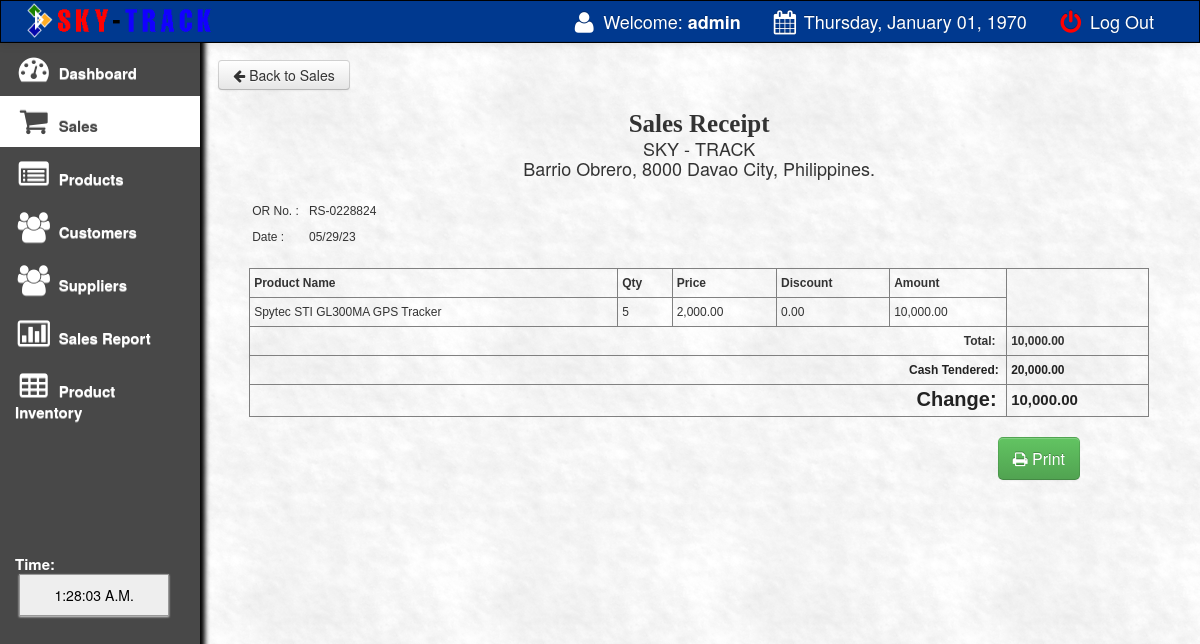
The page /main/preview.php?invoice=RS-0228824 (signed in) on the database its author committed.
### tables this page shows
CREATE TABLE `sales` (
  `transaction_id` int(11) NOT NULL,
  `invoice_number` varchar(100) NOT NULL,
  `cashier` varchar(100) NOT NULL,
  `date` varchar(100) NOT NULL,
  `type` varchar(100) NOT NULL,
  `amount` varchar(100) NOT NULL,
  `profit` varchar(100) NOT NULL,
  `due_date` varchar(100) NOT NULL,
  `name` varchar(100) NOT NULL,
  `balance` varchar(100) NOT NULL,
  `product_name` varchar(100) NOT NULL
);

CREATE TABLE `sales_order` (
  `transaction_id` int(11) NOT NULL,
  `invoice` varchar(100) NOT NULL,
  `product` varchar(100) NOT NULL,
  `qty` varchar(100) NOT NULL,
  `amount` varchar(100) NOT NULL,
  `profit` varchar(100) NOT NULL,
  `name` varchar(200) NOT NULL,
  `price` varchar(100) NOT NULL,
  `discount` varchar(100) NOT NULL,
  `date` varchar(500) NOT NULL,
  `description` varchar(500) NOT NULL
);

### main/preview.php (the view, shortened to what this page needs)
<!DOCTYPE html>
<html>
<head>
 <link href="css/bootstrap.css" rel="stylesheet">
    <link rel="stylesheet" type="text/css" href="css/DT_bootstrap.css">
  <link rel="stylesheet" href="css/font-awesome.min.css">
    <link href="css/bootstrap-responsive.css" rel="stylesheet">
<link href="../style.css" media="screen" rel="stylesheet" type="text/css" />
<link href="src/facebox.css" media="screen" rel="stylesheet" type="text/css" />
<?php
$invoice=$_GET['invoice'];
include('../connect.php');
$result = $db->prepare("SELECT * FROM sales WHERE invoice_number= :userid");
$result->bindParam(':userid', $invoice);
$result->execute();
for($i=0; $row = $result->fetch(); $i++){
$invoice=$row['invoice_number'];
$date=$row['date'];
$cash=$row['due_date'];
$pt=$row['type'];
$am=$row['amount'];
if($pt=='cash'){
$cash=$row['due_date'];
$amount=$cash-$am;
}
}
?>
<?php
function createRandomPassword() {
	$chars = "003232303232023232023456789";
	$i = 0;
	$pass = '' ;
	while ($i <= 7) {
		$num = rand() % 33;
		$tmp = substr($chars, $num, 1);
		$pass = $pass . $tmp;
		$i++;
	}
	return $pass;
}
$finalcode='RS-'.createRandomPassword();
?>
<body>
<?php include('navfixed.php');?>
	<div class="container-fluid">
      <div class="row-fluid">
	<div class="span2">
             <div class="well sidebar-nav">
                 <ul class="nav nav-list">
              <li><a href="index.php"><i class="icon-dashboard icon-2x"></i> Dashboard </a></li>
			<li class="active"><a href="sales.php?id=cash&invoice"><i class="icon-shopping-cart icon-2x"></i> Sales</a>  </li>
			<li><a href="products.php"><i class="icon-list-alt icon-2x"></i> Products</a>                                     </li>
			<li><a href="customer.php"><i class="icon-group icon-2x"></i> Customers</a>                                    </li>
			<li><a href="supplier.php"><i class="icon-group icon-2x"></i> Suppliers</a>                                    </li>
			<li><a href="salesreport.php?d1=0&d2=0"><i class="icon-bar-chart icon-2x"></i> Sales Report</a>                </li>
			<li><a href="sales_inventory.php"><i class="icon-table icon-2x"></i> Product Inventory</a>                </li>
				<br><br><br><br><br><br>
			<li>
			 <div class="hero-unit-clock">
			<form name="clock">
			<font color="white">Time: <br></font>&nbsp;<input style="width:150px;" type="submit" class="trans" name="face" value="">
			</form>
			  </div>
			</li>
				</ul>
          </div>
        </div>
	<div class="span10">
	<a href="sales.php?id=cash&invoice=<?php echo $finalcode ?>"><button class="btn btn-default"><i class="icon-arrow-left"></i> Back to Sales</button></a>
<div class="content" id="content">
<div style="margin: 0 auto; padding: 20px; width: 900px; font-weight: normal;">
	<div style="width: 100%; height: 190px;" >
	<div style="width: 900px; float: left;">
	<center><div style="font:bold 25px 'Aleo';">Sales Receipt</div>
	SKY - TRACK	<br>
	Barrio Obrero, 8000 Davao City, Philippines.	<br>	<br>
	</center>
	</div>
	<div style="width: 136px; float: left; height: 70px;">
	<table cellpadding="3" cellspacing="0" style="font-family: arial; font-size: 12px;text-align:left;width : 100%;">
		<tr>
			<td>OR No. :</td>
			<td><?php echo $invoice ?></td>
		</tr>
		<tr>
			<td>Date :</td>
			<td><?php echo $date ?></td>
		</tr>
	</table>
	</div>
	</div>
	<div style="width: 100%; margin-top:-70px;">
	<table border="1" cellpadding="4" cellspacing="0" style="font-family: arial; font-size: 12px;	text-align:left;" width="100%">
		<thead>
			<tr>
				<th> Product Name </th>
				<th> Qty </th>
				<th> Price </th>
				<th> Discount </th>
				<th> Amount </th>
			</tr>
		</thead>
		<tbody>
				<?php
					$id=$_GET['invoice'];
					$result = $db->prepare("SELECT * FROM sales_order WHERE invoice= :userid");
					$result->bindParam(':userid', $id);
					$result->execute();
					for($i=0; $row = $result->fetch(); $i++){
				?>
				<tr class="record">
				<td><?php echo $row['name']; ?></td>
				<td><?php echo $row['qty']; ?></td>
				<td>
				<?php
				$ppp=$row['price'];
				echo formatMoney($ppp, true);
				?>
				</td>
				<td>
				<?php
				$ddd=$row['discount'];
				echo formatMoney($ddd, true);
				?>
				</td>
				<td>
				<?php
				$dfdf=$row['amount'];
				echo formatMoney($dfdf, true);
				?>
				</td>
				</tr>
				<?php
					}
				?>
				<tr>
					<td colspan="5" style=" text-align:right;"><strong style="font-size: 12px;">Total: &nbsp;</strong></td>
					<td colspan="2"><strong style="font-size: 12px;">
					<?php
					$sdsd=$_GET['invoice'];
					$resultas = $db->prepare("SELECT sum(amount) FROM sales_order WHERE invoice= :a");
					$resultas->bindParam(':a', $sdsd);
					$resultas->execute();
					for($i=0; $rowas = $resultas->fetch(); $i++){
					$fgfg=$rowas['sum(amount)'];
					echo formatMoney($fgfg, true);
					}
					?>
					</strong></td>
				</tr>
				<?php if($pt=='cash'){
				?>
				<tr>
					<td colspan="5"style=" text-align:right;"><strong style="font-size: 12px; color: #222222;">Cash Tendered:&nbsp;</strong></td>
					<td colspan="2"><strong style="font-size: 12px; color: #222222;">
					<?php
					echo formatMoney($cash, true);
					?>
					</strong></td>
				</tr>
				<?php
				}
				?>
				<tr>
					<td colspan="5" style=" text-align:right;"><strong style="font-size: 12px; color: #222222;">
					<font style="font-size:20px;">
					<?php
					if($pt=='cash'){
					echo 'Change:';
					}
					?>&nbsp;
					</strong></td>
					<td colspan="2"><strong style="font-size: 15px; color: #222222;">
					<?php
					function formatMoney($number, $fractional=false) {
						if ($fractional) {
							$number = sprintf('%.2f', $number);
						}
						while (true) {
							$replaced = preg_replace('/(-?\d+)(\d\d\d)/', '$1,$2', $number);
							if ($replaced != $number) {
								$number = $replaced;
							} else {
								break;
							}
						}
						return $number;
					}
					if($pt=='cash'){
					echo formatMoney($amount, true);
					}
					?>
					</strong></td>
				</tr>
		</tbody>
	</table>
	</div>
	</div>
	</div>
	</div>
<div class="pull-right" style="margin-right:100px;">
		<a href="javascript:Clickheretoprint()" style="font-size:20px;"><button class="btn btn-success btn-large"><i class="icon-print"></i> Print</button></a>
		</div>
</div>
</div>

### main/navfixed.php (shortened to what this page needs)
<div class="navbar navbar-inverse navbar-fixed-top">
     <div class="navbar-inner">
       <div class="container-fluid">
         <img src="images/LogoSKY.png" alt="" style="position: absolute; height: 90%;">
         <div class="nav-collapse collapse">
           <ul class="nav pull-right">
             <li><a><i class="icon-user icon-large"></i> Welcome:<strong> <?php echo $_SESSION['SESS_LAST_NAME'];?></strong></a></li>
		 <li><a> <i class="icon-calendar icon-large"></i>
							<?php
							$Today = date('y:m:d', mktime(0, 0, 0, date('m'), date('d'), date('Y')));
							$new = date('l, F d, Y', strtotime($Today));
							echo $new;
							?>
			</a></li>
             <li><a href="../index.php"><font color="red"><i class="icon-off icon-large"></i></font> Log Out</a></li>
           </ul>
         </div>
       </div>
     </div>
   </div>

### style.css (style rules this page uses)
input { border: 1px solid #999; background: #EEEEEE; padding: 10px; box-shadow:0 1px 2px #ddd; -moz-box-shadow:0 1px 2px #ddd; -webkit-box-shadow:0 1px 2px #ddd; }

### main/preview.php (style rules this page uses)
.sidebar-nav { padding: 9px 0; }

### rows shown on the page
sales: invoice_number "RS-0228824", date "05/29/23", due_date "20,000.00", formatMoney($amount, true) "10,000.00"
sales_order: name "Spytec STI GL300MA GPS Tracker", qty "5", price "2,000.00", discount "0.00", amount "10,000.00"

### other values the page prints
$_SESSION['SESS_LAST_NAME'] "admin"
$new "Thursday, January 01, 1970"
formatMoney($fgfg, true) "10,000.00"
